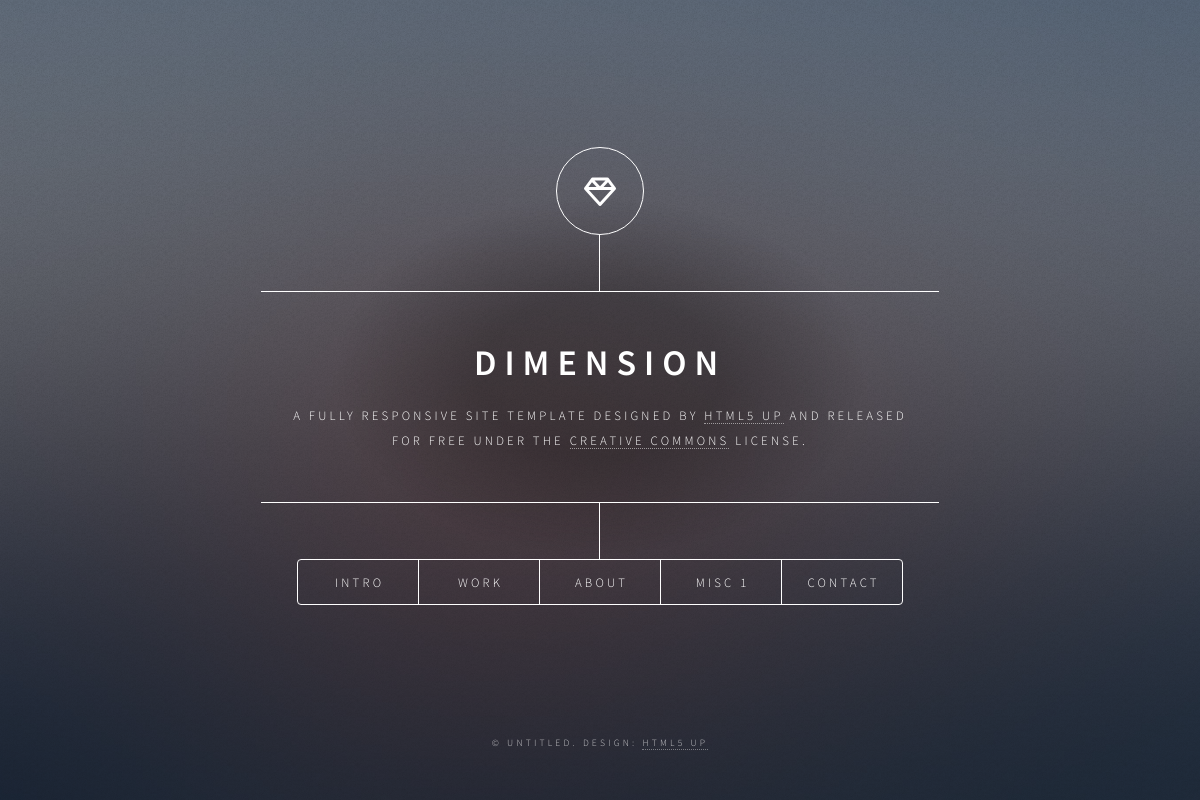
The page / on the database its author committed.
### tables this page shows
CREATE TABLE `content` (
  `c_id` int(15) NOT NULL auto_increment,
  `mtitle` text NOT NULL,
  `logo_icons` text NOT NULL,
  `ctitle` text NOT NULL,
  `info` text NOT NULL,
  `footer` text NOT NULL,
   PRIMARY KEY (c_id) 
);

CREATE TABLE `posts` (
  `p_id` int(15) NOT NULL auto_increment,
  `ptitle` text NOT NULL,
  `photos` text NOT NULL,
  `contents` text NOT NULL,
  `status` text NOT NULL,
  `date` timestamp NOT NULL,
   PRIMARY KEY (p_id) 
);

### include/db.php (called while the page is built, shortened)
<?php
function pslugs($url){
    $url = strtolower($url);
    $url = strip_tags($url);
    $url = stripslashes($url);
    $url = html_entity_decode($url);
    $url = str_replace('\'', '', $url);
    $url = trim(preg_replace('/[^a-z0-9]+/', '-', $url), '-');
    return $url;
}
?>

### index.php (the view, shortened to what this page needs)
<?php include 'include/db.php'; ?>
<!DOCTYPE HTML>
<html>
<head>
<?php
global $conn;
?>
<link rel="stylesheet" type="text/css" href="assets/css/main.css" />
<link rel="stylesheet" type="text/css" href="bootstrap/css/font-awesome.css">
</head>
<body>
<div id="wrapper">
<?php include 'include/header.php'; ?>
<?php
global $conn;
?>
<?php include 'include/footer.php'; ?>
</div>
<div id="bg"></div>
</body>
</html>

### include/header.php
<header id="header">
<?php
global $conn;
$sql = "SELECT * FROM content";
$results = $conn->query($sql);
$row = $results->fetch(PDO::FETCH_ASSOC);
echo '<div class="logo">
<span class="'.$row['logo_icons'].'"></span>
</div>
<div class="content">
<div class="inner">
<h1>'.$row['ctitle'].'</h1>
<p>'.html_entity_decode($row['info']).'</p>
</div>
</div>'
?>
<nav>
<ul>
<?php
global $conn;
$sql = "SELECT * FROM posts WHERE status = 'publish' ORDER BY p_id";
$result = $conn->query($sql);
while($row = $result->fetch(PDO::FETCH_ASSOC)){
echo '<li><a href="index.php#'.pslugs($row['ptitle']).'">'.$row['ptitle'].'</a></li>';
}
?>
<li><a href="#contact">Contact</a></li>
</ul>
</nav>
</header>

### include/footer.php
<?php
global $conn;
$sql = "SELECT * FROM content";
$results = $conn->query($sql);
$row = $results->fetch(PDO::FETCH_ASSOC);
echo '<footer id="footer"><p class="copyright">'.html_entity_decode($row['footer']).'</p></footer>';
?>

### rows shown on the page
content: ctitle "DIMENSION", info "A FULLY RESPONSIVE SITE TEMPLATE DESIGNED BY HTML5 UP AND RELEASED FOR FREE UNDER THE CREATIVE COMMONS LICENSE.", footer "© UNTITLED. DESIGN: HTML5 UP"
posts: ptitle "INTRO"
posts: ptitle "WORK"
posts: ptitle "ABOUT"
posts: ptitle "MISC 1"
